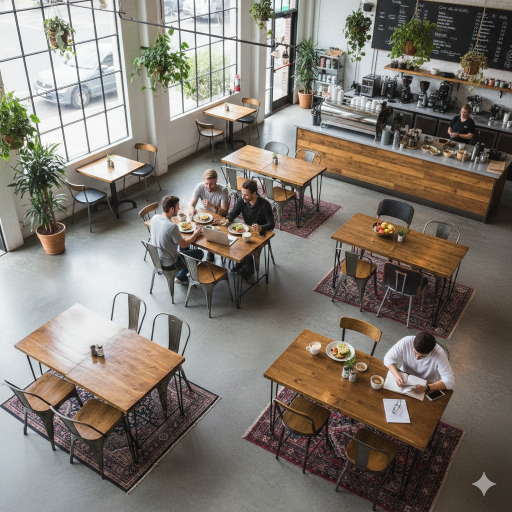
#> input picture Restaurant&Cafe/Restoran2/foto1.jpg, 1024 x 1024 px (shown at 1/2 size)
$ python isaretleyici.py
#> lines starting #> are read from the running program, lines starting #| are printed output that depends on the picture
import cv2
import json

masalar = {}
gecerli_noktalar = []

img_orjinal = cv2.imread('foto1.jpg')
#> img_orjinal is the input picture: shape (1024, 1024, 3); mean B, G, R 111.9, 120.4, 127.7
if img_orjinal is None:
    print("HATA: 'foto1.jpg' bulunamadi!")
    exit()

oran = 0.5
img = cv2.resize(img_orjinal, (0,0), fx=oran, fy=oran)
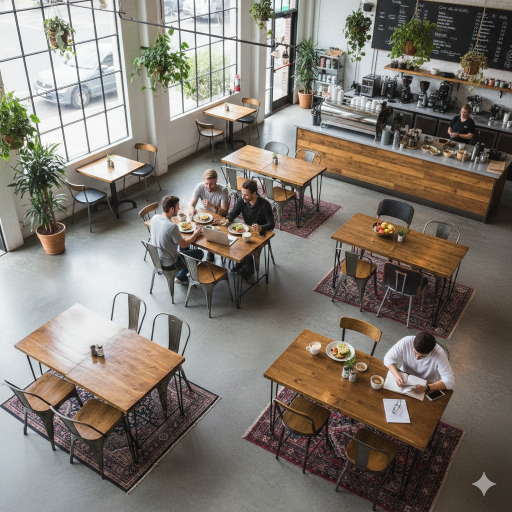
#> img: shape (512, 512, 3); mean B, G, R 112, 120.5, 127.8

def ekrani_tazele():
    temp_img = img.copy()
    for isim, noktalar in masalar.items():
        kucuk_noktalar = [(int(nx*oran), int(ny*oran)) for nx, ny in noktalar]
        for i in range(len(kucuk_noktalar)):
            cv2.circle(temp_img, kucuk_noktalar[i], 3, (0, 0, 255), -1)
            cv2.line(temp_img, kucuk_noktalar[i], kucuk_noktalar[(i+1)%len(kucuk_noktalar)], (0, 0, 255), 1)

    for i, nokta in enumerate(gecerli_noktalar):
        cv2.circle(temp_img, nokta, 4, (0, 255, 0), -1)
        if i > 0:
            cv2.line(temp_img, gecerli_noktalar[i-1], gecerli_noktalar[i], (255, 0, 0), 2)

    cv2.imshow("Isaretleme", temp_img)

def tiklama_olayi(event, x, y, flags, param):
    global gecerli_noktalar
    if event == cv2.EVENT_LBUTTONDOWN:
        gecerli_noktalar.append((x, y))
        ekrani_tazele()

cv2.namedWindow("Isaretleme")
cv2.setMouseCallback("Isaretleme", tiklama_olayi)

print("\n--- KONTROLLER ---")
print("Sol Tik: Nokta koyar")
print("'z' Tusu: Son noktayi geri alir")
print("'s' Tusu: Masayi kaydeder (CMD ekranina isim yazip ENTER'la)")
print("'q' Tusu: Kaydet ve Cik\n")

while True:
    ekrani_tazele()
    tus = cv2.waitKey(1) & 0xFF
#> (key q is pressed here)

    if tus == ord("z"):
        if len(gecerli_noktalar) > 0:
            gecerli_noktalar.pop()
            print("Son nokta silindi.")

    elif tus == ord("s"):
        if len(gecerli_noktalar) > 2:
            isim = input("Masa ismi: ")
            masalar[isim] = [(int(nx/oran), int(ny/oran)) for nx, ny in gecerli_noktalar]
            gecerli_noktalar = []
            print(f"{isim} sisteme kaydedildi.")
        else:
            print("Hata: Bir masa icin en az 3 nokta gerekir.")

    elif tus == ord("q"):
        with open("masalar.json", "w") as f:
            json.dump(masalar, f)
        print("Harita basariyla olusturuldu.")
        break

cv2.destroyAllWindows()

$ run again, with Restaurant&Cafe/Restoran2/foto3.jpg copied over Restaurant&Cafe/Restoran2/foto1.jpg
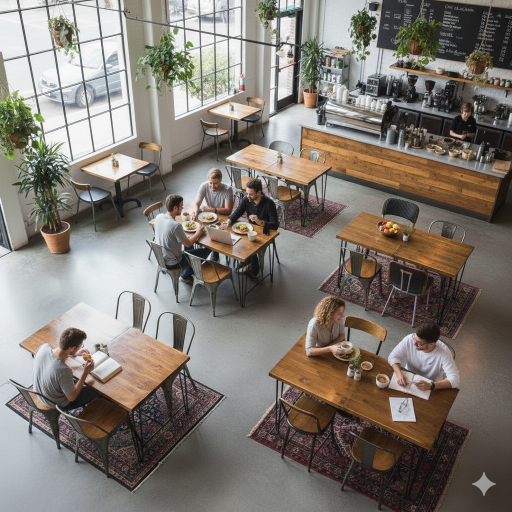
#> input picture Restaurant&Cafe/Restoran2/foto3.jpg, 1024 x 1024 px (shown at 1/2 size)
#> img_orjinal is the input picture: shape (1024, 1024, 3); mean B, G, R 113, 120.9, 127.7
#> `img = cv2.resize(img_orjinal, (0,0), fx=oran, fy=oran)`:
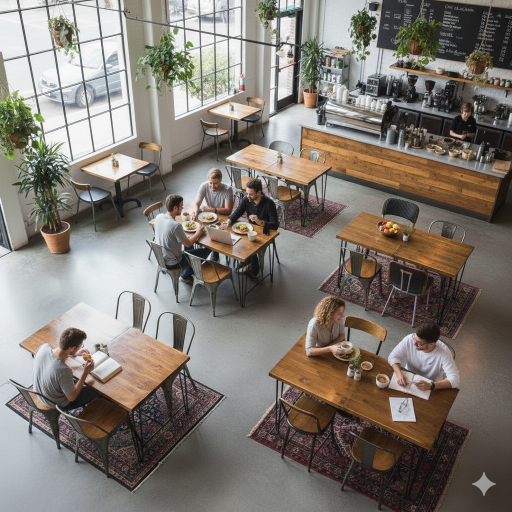
#> img: shape (512, 512, 3); mean B, G, R 113.2, 121.1, 127.8
